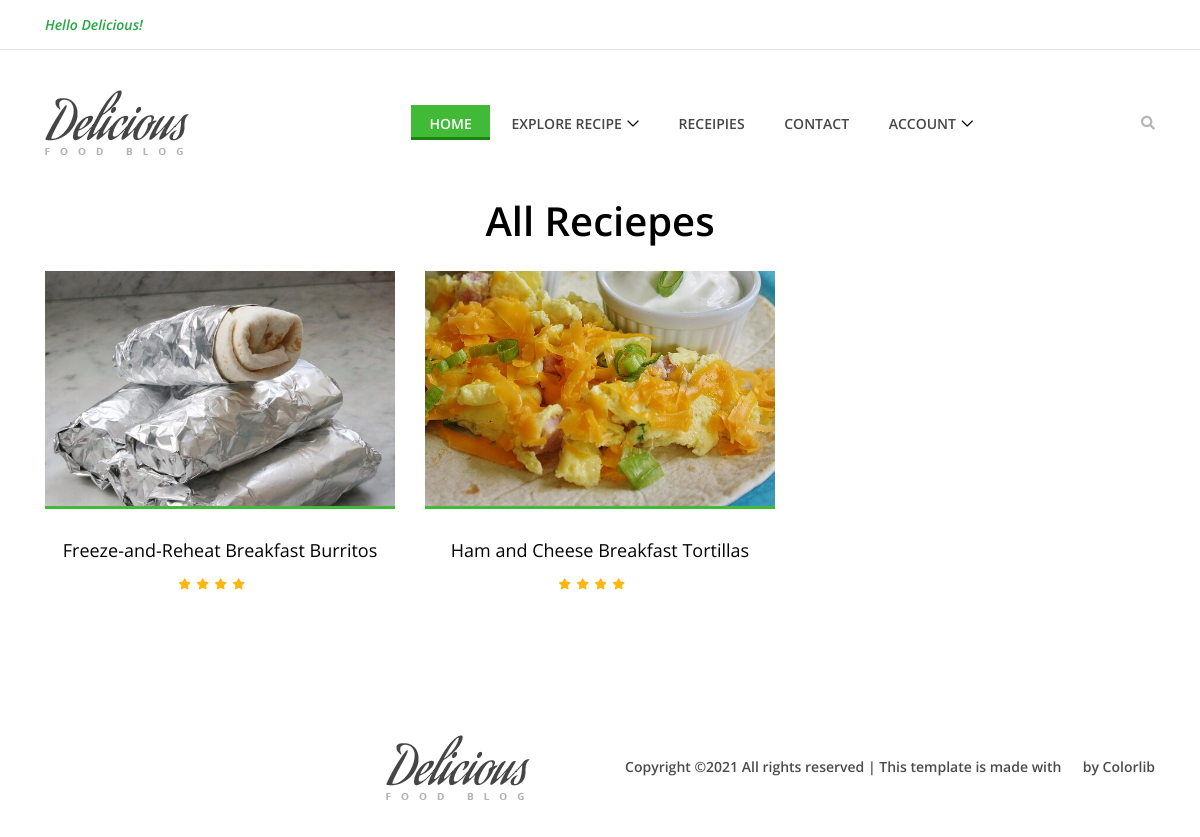
/reciepelist.php, run on the app's committed database.
### tables this page shows
CREATE TABLE `recipe` (
  `id` int(11) NOT NULL,
  `title` varchar(256) NOT NULL,
  `description` text NOT NULL,
  `posted_date` date NOT NULL,
  `image` varchar(256) NOT NULL,
  `prep` float NOT NULL,
  `total_time` float NOT NULL,
  `servings` float NOT NULL,
  `user_id` int(11) NOT NULL,
  `yields` float NOT NULL,
  `sub_id` int(11) NOT NULL,
  `status` tinyint(1) NOT NULL DEFAULT 0
);

### reciepelist.php (the view, shortened to what this page needs)
<?php
include('partials/headlinks.php');
include('partials/header.php');
?>
<h1 class="text-center">All Reciepes</h1>
<section class="best-receipe-area my-4">
    <div class="container">
        <div class="row">
            <?php
                $sql = "SELECT * FROM recipe where status = 1
                ORDER BY RAND() ";
                $result = mysqli_query($conn,$sql);
                while($row = mysqli_fetch_assoc($result)){
                    ?>
            <div class="col-12 col-sm-6 col-lg-4">
                <div class="single-best-receipe-area mb-30">
                    <img style="height:500;width:500" src="images/recipes/<?php
                        echo $row['image'];
                    ?>" alt="">
                    <div class="receipe-content">
                        <a href="receipedetail.php?id=<?php echo $row['id'];?>">
                            <h5><?php
                        echo $row['title'];
                    ?></h5>
                        </a>
                        <div class="ratings">
                            <i class="fa fa-star" aria-hidden="true"></i>
                            <i class="fa fa-star" aria-hidden="true"></i>
                            <i class="fa fa-star" aria-hidden="true"></i>
                            <i class="fa fa-star" aria-hidden="true"></i>
                            <i class="fa fa-star-o" aria-hidden="true"></i>
                        </div>
                    </div>
                </div>
            </div>
            <?php }
               ?>
        </div>
    </div>
    </section>
    <?php
    include('partials/footer.php');
    ?>

### style.css (style rules this page uses)
* { margin: 0; padding: 0; }
h1, h2, h3, h4, h5, h6 { color: #000000; line-height: 1.3; font-weight: 600; }
img { height: auto; max-width: 100%; }
.mb-30 { margin-bottom: 30px !important; }
.best-receipe-area { position: relative; z-index: 1; padding-bottom: 50px; }
.single-best-receipe-area { position: relative; z-index: 1; }
.single-best-receipe-area img { border-bottom: 3px solid #40ba37; }
.single-best-receipe-area .receipe-content { padding-top: 30px; text-align: center; }
.single-best-receipe-area .receipe-content h5 { font-size: 18px; margin-bottom: 10px; font-weight: 400; -webkit-transition-duration: 500ms; transition-duration: 500ms; }
.single-best-receipe-area .receipe-content .ratings i { font-size: 11px; color: #fbb710; display: inline-block; padding: 0 1px; }

### data on the page
recipe: image (picture), title "Freeze-and-Reheat Breakfast Burritos"
recipe: image (picture), title "Ham and Cheese Breakfast Tortillas"
